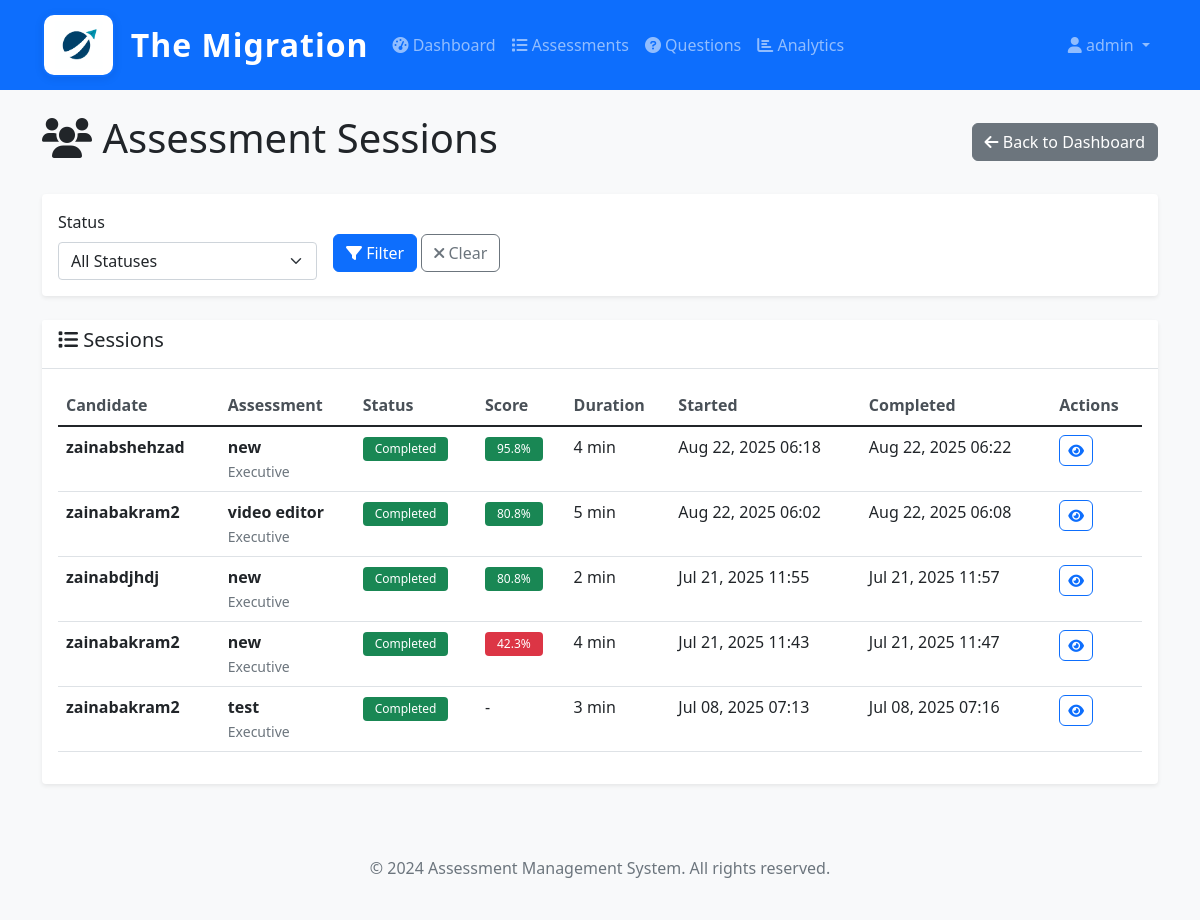
Before: /assessments/admin/sessions/ (signed in) with the older database file.
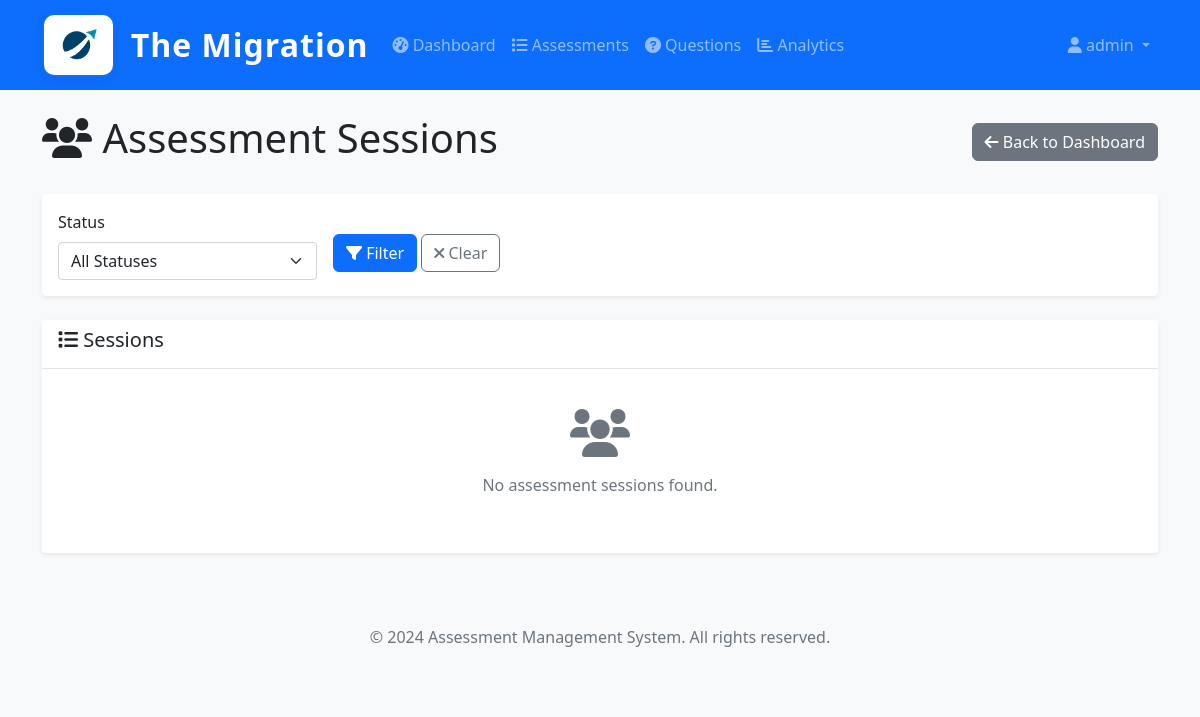
After: the same page with the newer database file.
### assessments/models.py (models this page shows, shortened)
class AssessmentSession(models.Model):
    STATUS_CHOICES = [
        ('not_started', 'Not Started'),
        ('in_progress', 'In Progress'),
        ('completed', 'Completed'),
        ('expired', 'Expired'),
    ]
    user = models.ForeignKey(CustomUser, on_delete=models.CASCADE, related_name='assessment_sessions')
    assessment = models.ForeignKey(Assessment, on_delete=models.CASCADE, related_name='sessions')
    status = models.CharField(max_length=20, choices=STATUS_CHOICES, default='not_started')
    started_at = models.DateTimeField(auto_now_add=True)
    completed_at = models.DateTimeField(null=True, blank=True)
    time_taken_minutes = models.PositiveIntegerField(null=True, blank=True)
    score = models.FloatField(null=True, blank=True)
    total_points = models.PositiveIntegerField(null=True, blank=True)
    percentage_score = models.FloatField(null=True, blank=True)
    passed = models.BooleanField(null=True, blank=True)
    attempt_number = models.PositiveIntegerField(default=1)
    class Meta:
        verbose_name = 'Assessment Session'
        verbose_name_plural = 'Assessment Sessions'
        unique_together = ['user', 'assessment', 'attempt_number']

class Assessment(models.Model):
    name = models.CharField(max_length=200)
    description = models.TextField(blank=True)
    assessment_type = models.ForeignKey(Designation, on_delete=models.CASCADE, related_name='assessments')
    questions = models.ManyToManyField(Question, through='AssessmentQuestion', related_name='assessments')
    time_limit_minutes = models.PositiveIntegerField(default=60)
    randomize_questions = models.BooleanField(default=True)
    pass_threshold = models.FloatField(
        validators=[MinValueValidator(0.0), MaxValueValidator(100.0)],
        help_text="Pass threshold as percentage (0-100)"
    )
    max_attempts = models.PositiveIntegerField(default=1, help_text="Maximum attempts allowed")
    allow_retake = models.BooleanField(default=True, help_text="Allow candidates to retake this assessment")
    show_results_immediately = models.BooleanField(default=True, help_text="Show results immediately after completion")
    is_active = models.BooleanField(default=True)
    instructions = models.TextField(blank=True)
    created_by = models.ForeignKey(CustomUser, on_delete=models.SET_NULL, null=True, related_name='created_assessments')
    created_at = models.DateTimeField(auto_now_add=True)
    updated_at = models.DateTimeField(auto_now=True)
    class Meta:
        verbose_name = 'Assessment'
        verbose_name_plural = 'Assessments'

class Designation(models.Model):
    name = models.CharField(max_length=100, unique=True)
    description = models.TextField(blank=True)
    is_active = models.BooleanField(default=True)
    created_at = models.DateTimeField(auto_now_add=True)
    updated_at = models.DateTimeField(auto_now=True)
    class Meta:
        verbose_name = 'Designation'
        verbose_name_plural = 'Designations'

### users/models.py (models this page shows, shortened)
class CustomUser(AbstractUser):
    ROLE_CHOICES = (
        ('admin', 'Admin'),
        ('hr_admin', 'HR Admin'),
        ('candidate', 'Candidate'),
        ('reviewer', 'Reviewer'),
    )
    role = models.CharField(max_length=20, choices=ROLE_CHOICES, default='candidate')
    phone = models.CharField(max_length=15, blank=True, null=True)
    department = models.CharField(max_length=100, blank=True, null=True)
    employee_id = models.CharField(max_length=50, blank=True, null=True)
    is_active = models.BooleanField(default=True)
    created_at = models.DateTimeField(auto_now_add=True)
    updated_at = models.DateTimeField(auto_now=True)
    class Meta:
        verbose_name = 'User'
        verbose_name_plural = 'Users'

### assessments/views.py (the view)
    def wrapper(request, *args, **kwargs):
        if not request.user.is_authenticated:
            return HttpResponseRedirect(reverse('admin_login'))
        if not is_authorized_admin(request.user):
            messages.error(request, 'Access denied. Only authorized administrators can access this system.')
            return HttpResponseRedirect(reverse('admin_login'))
        return view_func(request, *args, **kwargs)

### assessments/views.py (called while the page is built)
def is_authorized_admin(user):
    return (user.is_authenticated and
            user.role == 'admin' and
            user.email in AUTHORIZED_ADMIN_EMAILS)

def admin_required(view_func):
    def wrapper(request, *args, **kwargs):
        if not request.user.is_authenticated:
            return HttpResponseRedirect(reverse('admin_login'))
        if not is_authorized_admin(request.user):
            messages.error(request, 'Access denied. Only authorized administrators can access this system.')
            return HttpResponseRedirect(reverse('admin_login'))
        return view_func(request, *args, **kwargs)
    return wrapper

@admin_required
def session_list(request):
    sessions = AssessmentSession.objects.select_related('user', 'assessment').order_by('-started_at')
    status = request.GET.get('status')
    if status:
        sessions = sessions.filter(status=status)
    paginator = Paginator(sessions, 20)
    page_number = request.GET.get('page')
    page_obj = paginator.get_page(page_number)
    context = {
        'page_obj': page_obj,
        'status_filter': status,
    }
    return render(request, 'assessments/session_list.html', context)

### assessments/templates/assessments/session_list.html (shortened to what the changed rows need)
{% extends 'base.html' %}
{% block content %}
<div class="row">
    <div class="col-12">
        <div class="d-flex justify-content-between align-items-center mb-4">
            <h1><i class="fas fa-users"></i> Assessment Sessions</h1>
        </div>
    </div>
</div>
<div class="row">
    <div class="col-12">
        <div class="card">
            <div class="card-body">
                {% if page_obj %}
                    <div class="table-responsive">
                        <table class="table table-hover">
                            <thead>
                                <tr>
                                    <th>Candidate</th>
                                    <th>Assessment</th>
                                    <th>Status</th>
                                    <th>Score</th>
                                    <th>Duration</th>
                                    <th>Started</th>
                                    <th>Completed</th>
                                    <th>Actions</th>
                                </tr>
                            </thead>
                            <tbody>
                                {% for session in page_obj %}
                                <tr>
                                    <td>
                                        <strong>{{ session.user.username }}</strong>
                                        <br><small class="text-muted">{{ session.user.email }}</small>
                                    </td>
                                    <td>
                                        <strong>{{ session.assessment.name }}</strong>
                                        <br><small class="text-muted">{{ session.assessment.assessment_type.name }}</small>
                                    </td>
                                    <td>
                                        <span class="badge bg-{% if session.status == 'completed' %}success{% elif session.status == 'in_progress' %}warning{% elif session.status == 'expired' %}danger{% else %}secondary{% endif %}">
                                            {{ session.get_status_display }}
                                        </span>
                                    </td>
                                    <td>
                                        {% if session.percentage_score %}
                                            <span class="badge bg-{% if session.percentage_score >= 80 %}success{% elif session.percentage_score >= 60 %}warning{% else %}danger{% endif %}">
                                                {{ session.percentage_score|floatformat:1 }}%
                                            </span>
                                        {% else %}
                                            -
                                        {% endif %}
                                    </td>
                                    <td>
                                        {% if session.time_taken_minutes %}
                                            {{ session.time_taken_minutes }} min
                                        {% else %}
                                            -
                                        {% endif %}
                                    </td>
                                    <td>{{ session.started_at|date:"M d, Y H:i" }}</td>
                                    <td>
                                        {% if session.completed_at %}
                                            {{ session.completed_at|date:"M d, Y H:i" }}
                                        {% else %}
                                            -
                                        {% endif %}
                                    </td>
                                    <td>
                                        <div class="btn-group" role="group">
                                            <a href="{% url 'assessments:session_detail' session.id %}" class="btn btn-sm btn-outline-primary">
                                                <i class="fas fa-eye"></i>
                                            </a>
                                        </div>
                                    </td>
                                </tr>
                                {% endfor %}
                            </tbody>
                        </table>
                    </div>
                {% else %}
                    <div class="text-center py-4">
                        <i class="fas fa-users fa-3x text-muted mb-3"></i>
                        <p class="text-muted">No assessment sessions found.</p>
                    </div>
                {% endif %}
            </div>
        </div>
    </div>
</div>
{% endblock %}

Changed rows visible on the page:
removed AssessmentSession: user.username "zainabshehzad", assessment.name "new", assessment.assessment_type.name "Executive", status "Completed", percentage_score "95.8", time_taken_minutes "4", started_at "Aug 22, 2025 06:18", completed_at "Aug 22, 2025 06:22"
removed AssessmentSession: user.username "zainabakram2", assessment.name "video editor", assessment.assessment_type.name "Executive", status "Completed", percentage_score "80.8", time_taken_minutes "5", started_at "Aug 22, 2025 06:02", completed_at "Aug 22, 2025 06:08"
removed AssessmentSession: user.username "zainabdjhdj", assessment.name "new", assessment.assessment_type.name "Executive", status "Completed", percentage_score "80.8", time_taken_minutes "2", started_at "Jul 21, 2025 11:55", completed_at "Jul 21, 2025 11:57"
removed AssessmentSession: user.username "zainabakram2", assessment.name "new", assessment.assessment_type.name "Executive", status "Completed", percentage_score "42.3", time_taken_minutes "4", started_at "Jul 21, 2025 11:43", completed_at "Jul 21, 2025 11:47"
removed AssessmentSession: user.username "zainabakram2", assessment.name "test", assessment.assessment_type.name "Executive", status "Completed", time_taken_minutes "3", started_at "Jul 08, 2025 07:13", completed_at "Jul 08, 2025 07:16"
Other visible differences:
text no longer shown: "Candidate Assessment Status Score Duration Started Completed Actions"
text now shown: "No assessment sessions found."
